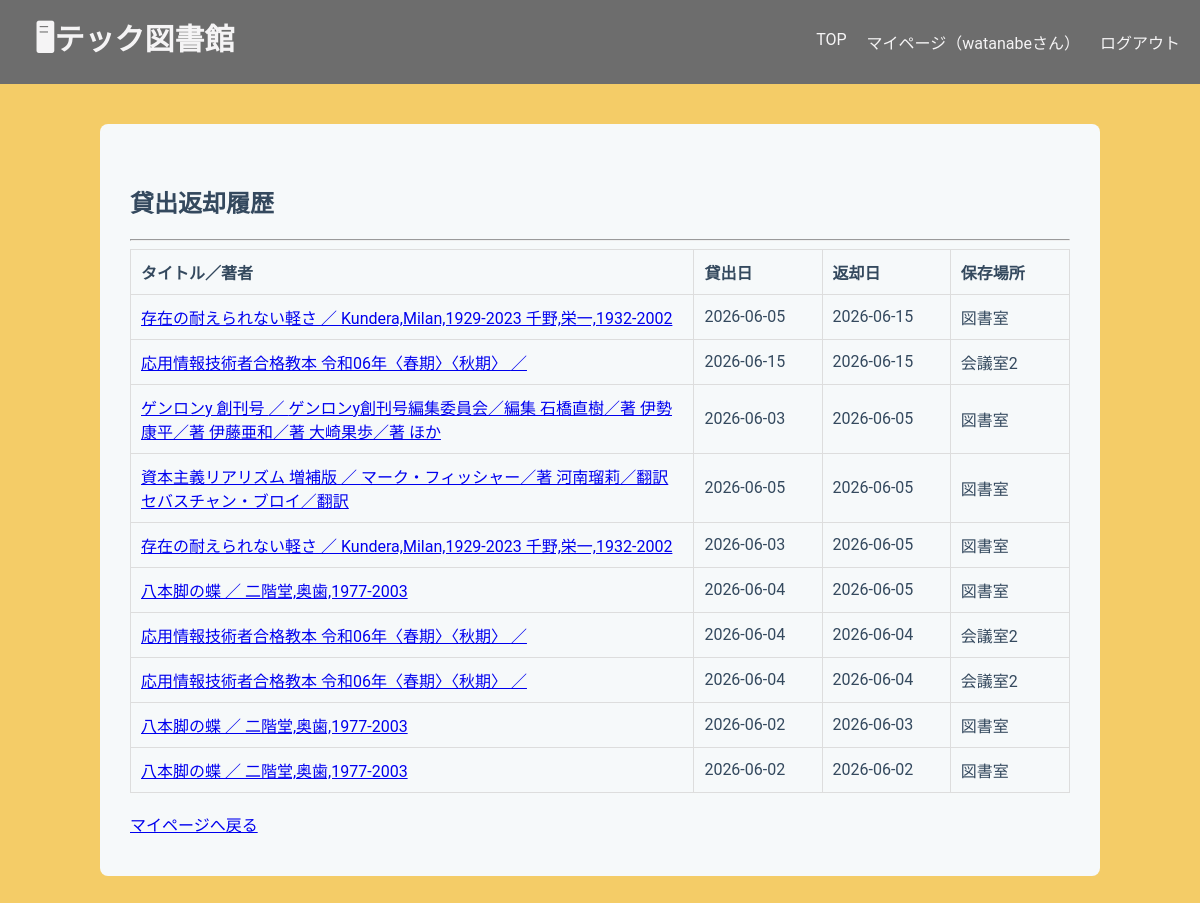
/library/history/ (signed in), run on an earlier commit of the app's database.
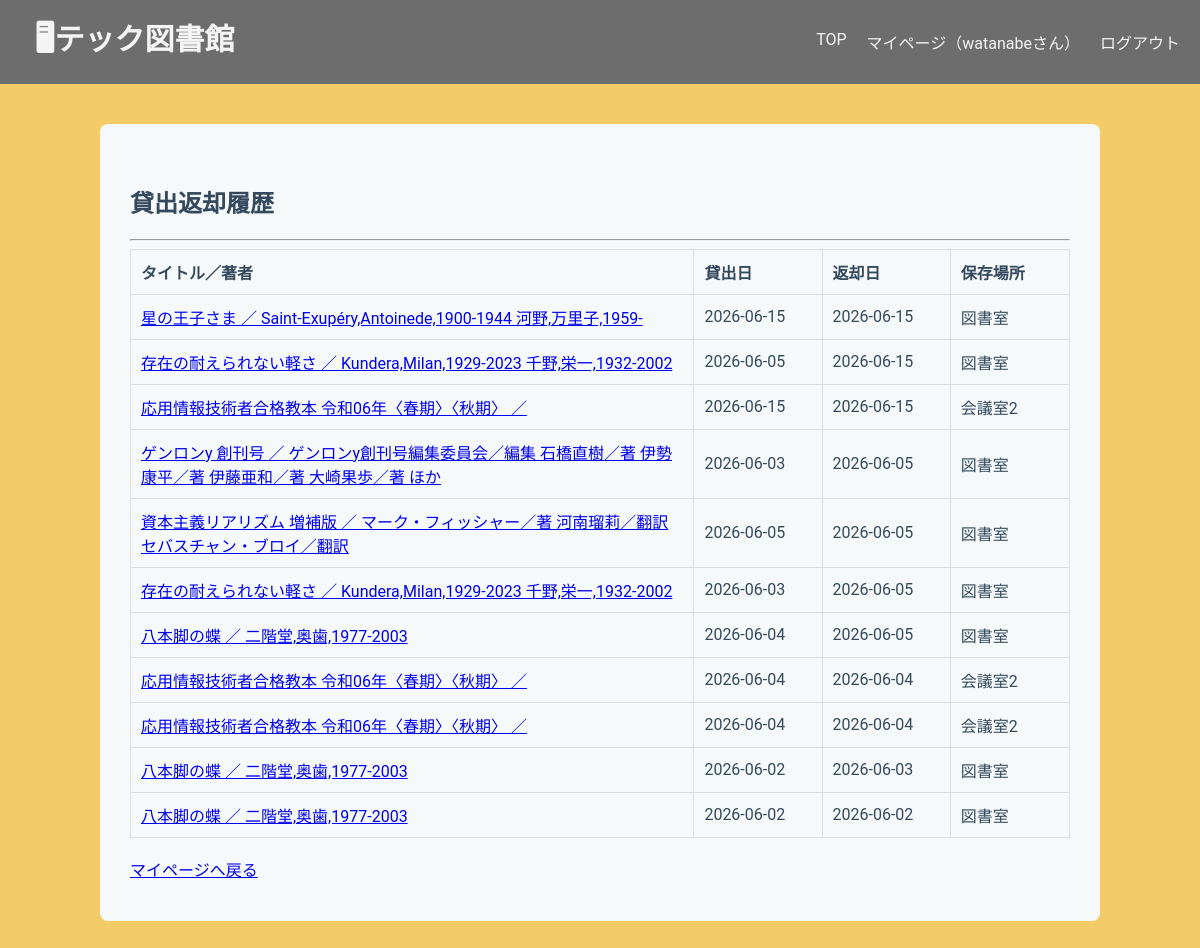
And on a later commit of the database.
### libraryapp/models.py (models this page shows, shortened)
class Borrow(models.Model):
    user = models.ForeignKey(User, on_delete=models.CASCADE)
    stock = models.ForeignKey(
        Stock,
        on_delete=models.PROTECT,
        related_name="borrows"
    )
    borrowed_at = models.DateTimeField(default=timezone.now)
    due_date = models.DateField()
    returned_at = models.DateTimeField(null=True, blank=True)

class Stock(models.Model):
    book = models.ForeignKey(
        Book,
        on_delete=models.CASCADE,
        related_name="stocks"
    )
    location = models.ForeignKey(
        Location,
        on_delete=models.PROTECT,
        related_name="stocks"
    )
    is_available = models.BooleanField(default=True)

class Book(models.Model):
    isbn = models.CharField(
        max_length=17,
        help_text='ISBN-10 または ISBN-13（ハイフン可）',
        verbose_name='ISBN',
        unique=True,
    )
    title = models.CharField(max_length=200, blank=True)
    author = models.CharField(max_length=200, null=True, blank=True)
    publisher = models.CharField(max_length=200, null=True, blank=True)
    publication_date = models.DateField(null=True, blank=True)
    description = models.TextField(null=True, blank=True)
    cover_url = models.URLField(null=True, blank=True)
    edition_number = models.IntegerField(default=1)

class Location(models.Model):
    name = models.CharField(max_length=100)
    def __str__(self):
        return self.name

### libraryapp/views.py (the view)
# urls.py: path("history/", views.BorrowHistoryView.as_view(), name="borrow_history"),
class BorrowHistoryView(LoginRequiredMixin, ListView):
    model = Borrow
    template_name = "libraryapp/borrow_history.html"
    context_object_name = "histories"
    def get_queryset(self):
        return (
            Borrow.objects.filter(
                user=self.request.user,
                returned_at__isnull=False
            )
            .select_related("stock__book")
            .order_by("-returned_at")
        )

### templates/libraryapp/borrow_history.html (shortened to what this page needs)
{% extends "libraryapp/base.html" %}
{% block content %}
<h2>貸出返却履歴</h2>
<hr>
<table>
    <tr>
        <th class="history-title">タイトル／著者</th>
        <th class="history-date">貸出日</th>
        <th class="history-date">返却日</th>
        <th class="history-location">保存場所</th>
    </tr>
    {% for history in histories %}
    <tr>
        <td>
            <a href="{% url 'book_detail' history.stock.book.id %}">
                {{ history.stock.book.title }}
                ／
                {{ history.stock.book.author }}
            </a>
        </td>
        <td>
            {{ history.borrowed_at|date:"Y-m-d" }}
        </td>
        <td>
            {{ history.returned_at|date:"Y-m-d" }}
        </td>
        <td>
            {{ history.stock.location }}
        </td>
    </tr>
    {% empty %}
    <tr>
        <td colspan="3">
            貸出履歴はありません。
        </td>
    </tr>
    {% endfor %}
</table>
<br>
<a href="{% url 'mypage' %}">
    マイページへ戻る
</a>
{% endblock %}

What changed in the data, as far as the page shows it:
added Borrow: stock.book "星の王子さま", stock.book.author "Saint-Exupéry,Antoinede,1900-1944 河野,万里子,1959-", borrowed_at "2026-06-15", returned_at "2026-06-15", stock.location "図書室"
